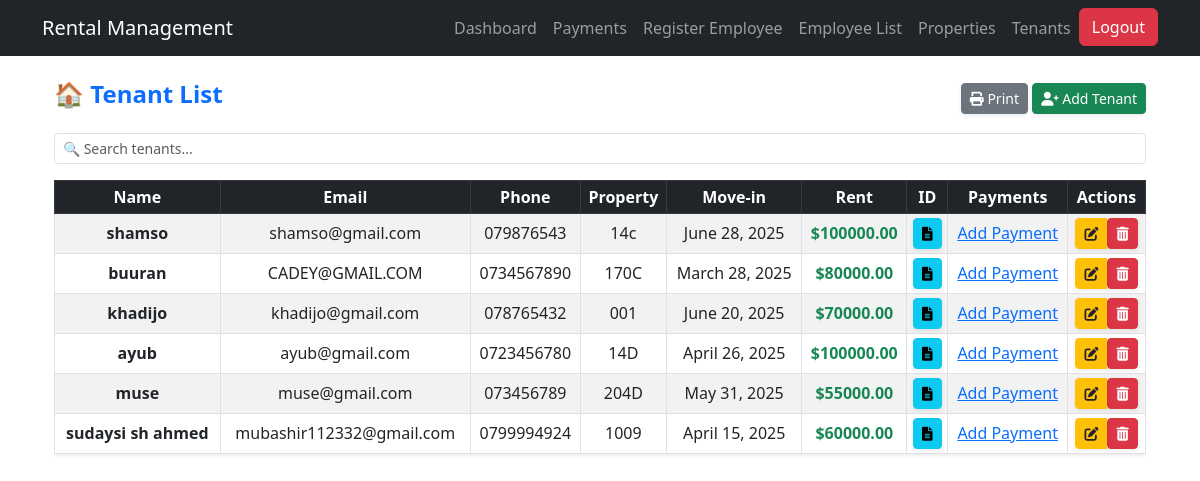
Before: /tenant_list/ (signed in) with the older database file.
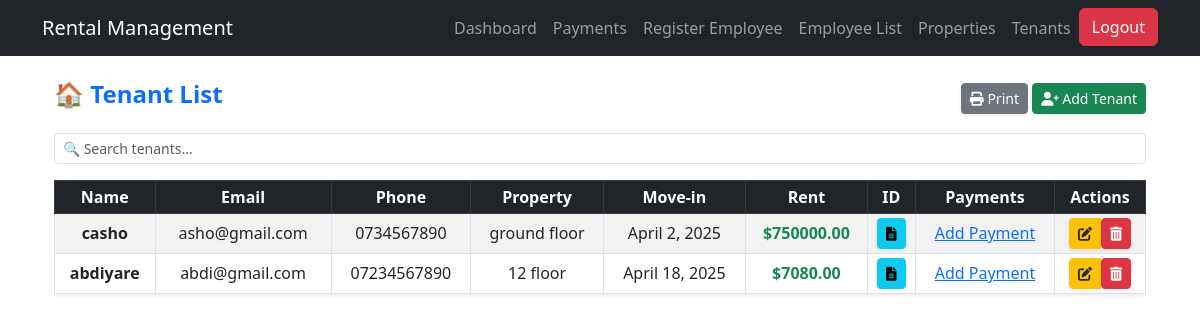
After: the same page with the newer database file.
### users/models.py (models this page shows, shortened)
class Tenant(models.Model):
    name = models.CharField(max_length=255)
    email = models.EmailField(unique=True)
    phone = models.CharField(max_length=20)
    property_address = models.CharField(max_length=255)
    move_in_date = models.DateField()
    rent_amount = models.DecimalField(max_digits=10, decimal_places=2)
    id_document = models.FileField(upload_to='tenant_documents/', blank=True, null=True)

### users/views.py (the view)
# urls.py: path('tenant_list/', tenant_list, name='tenant_list'),
@login_required
def tenant_list(request):
    tenants = Tenant.objects.all()
    return render(request, 'users/tenant_list.html', {'tenants': tenants})

### users/templates/users/tenant_list.html (shortened to what this page needs)
{% extends "users/base.html" %}
{% block content %}
<div class="container mt-4">
    <div class="d-flex justify-content-between align-items-center mb-3 flex-wrap">
        <h4 class="text-primary fw-bold">🏠 Tenant List</h4>
        <div>
            <button class="btn btn-secondary btn-sm shadow-sm" onclick="printTable()">
                <i class="fas fa-print"></i> Print
            </button>
            <a href="{% url 'add_tenant' %}" class="btn btn-success btn-sm shadow-sm">
                <i class="fas fa-user-plus"></i> Add Tenant
            </a>
        </div>
    </div>
    <input type="text" id="tenantSearch" class="form-control form-control-sm mb-3" placeholder="🔍 Search tenants..." onkeyup="filterTable()">
    <div class="table-responsive" style="max-height: 400px; overflow-y: auto;">
        <table class="table table-sm table-bordered table-striped table-hover text-center align-middle shadow-sm" id="tenantTable">
            <thead class="table-dark">
                <tr>
                    <th>Name</th>
                    <th>Email</th>
                    <th>Phone</th>
                    <th>Property</th>
                    <th>Move-in</th>
                    <th>Rent</th>
                    <th>ID</th>
                    <th>Payments</th>
                    <th>Actions</th>
                </tr>
            </thead>
            <tbody>
                {% for tenant in tenants %}
                <tr>
                    <td class="fw-semibold">{{ tenant.name }}</td>
                    <td>{{ tenant.email }}</td>
                    <td>{{ tenant.phone }}</td>
                    <td>{{ tenant.property_address }}</td>
                    <td>{{ tenant.move_in_date }}</td>
                    <td><span class="fw-bold text-success">${{ tenant.rent_amount }}</span></td>
                    <td>
                        {% if tenant.id_document %}
                            <a href="{{ tenant.id_document.url }}" target="_blank" class="btn btn-info btn-sm shadow-sm">
                                <i class="fas fa-file-alt"></i>
                            </a>
                        {% else %}
                            <span class="text-muted">No ID</span>
                        {% endif %}
                    </td>
                    <td>
                       <a href="{% url 'add_payment_tenant' tenant.id %}">Add Payment</a>
                    </td>
                    <td>
                        <div class="btn-group" role="group">
                            <a href="{% url 'edit_tenant' tenant.id %}" class="btn btn-warning btn-sm text-dark shadow-sm">
                                <i class="fas fa-edit"></i>
                            </a>
                            <form action="{% url 'delete_tenant' tenant.id %}" method="POST" class="d-inline">
                                <button type="submit" class="btn btn-danger btn-sm shadow-sm" onclick="return confirm('Are you sure?');">
                                    <i class="fas fa-trash-alt"></i>
                                </button>
                            </form>
                        </div>
                    </td>
                </tr>
                {% empty %}
                <tr>
                    <td colspan="9" class="text-muted text-center fw-semibold py-3">No tenants found.</td>
                </tr>
                {% endfor %}
            </tbody>
        </table>
    </div>
</div>
<link rel="stylesheet" href="https://cdnjs.cloudflare.com/ajax/libs/font-awesome/6.0.0/css/all.min.css">
{% endblock %}

Changed rows visible on the page:
removed Tenant: name "shamso", email "shamso@gmail.com", phone "079876543", property_address "14c", move_in_date "June 28, 2025", rent_amount "100000.00"
removed Tenant: name "buuran", email "CADEY@GMAIL.COM", phone "0734567890", property_address "170C", move_in_date "March 28, 2025", rent_amount "80000.00"
removed Tenant: name "khadijo", email "khadijo@gmail.com", phone "078765432", property_address "001", move_in_date "June 20, 2025", rent_amount "70000.00"
removed Tenant: name "ayub", email "ayub@gmail.com", phone "0723456780", property_address "14D", move_in_date "April 26, 2025", rent_amount "100000.00"
removed Tenant: name "muse", email "muse@gmail.com", phone "073456789", property_address "204D", move_in_date "May 31, 2025", rent_amount "55000.00"
removed Tenant: name "sudaysi sh ahmed", email "mubashir112332@gmail.com", phone "0799994924", property_address "1009", move_in_date "April 15, 2025", rent_amount "60000.00"
added Tenant: name "casho", email "asho@gmail.com", phone "0734567890", property_address "ground floor", move_in_date "April 2, 2025", rent_amount "750000.00"
added Tenant: name "abdiyare", email "abdi@gmail.com", phone "07234567890", property_address "12 floor", move_in_date "April 18, 2025", rent_amount "7080.00"
